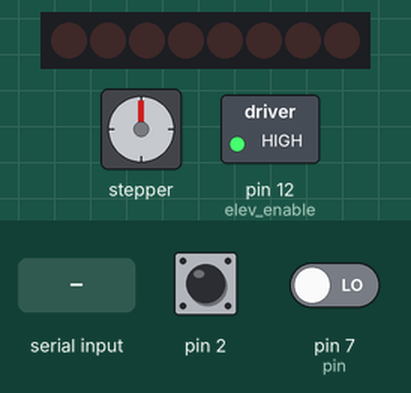
This sketch was run on a simulated Arduino Uno, built with avr-gcc and run on an emulated ATmega328P. Shown: 8 shift-register outputs drawn as a row of LEDs (first output left, lit = HIGH), stepper motor, switched loads named in the sketch (green lamp = pin HIGH). Wiring (inferred from the names in the program): shift register (74HC595): data pin 5; shift clock pin 4; latch pin 3. Wiring (inferred from the signals the program sends): row of LEDs: on Q0, Q1, Q2, Q3, Q4, Q5, Q6, Q7. The test bench sets the inputs (shaded band); at power-on: pin 2 HIGH, pin 7 (pin) LOW. Stepper angles assume 200 steps per turn; pins used as bus, display or sensor lines are not drawn; what the sketch prints to the serial monitor is not drawn.

Above: at 4.7 s.
4.8 s: "90,45\n" received over Serial
7.8 s: pin 2 pulled LOW for 0.15 s
At 16.15 s:
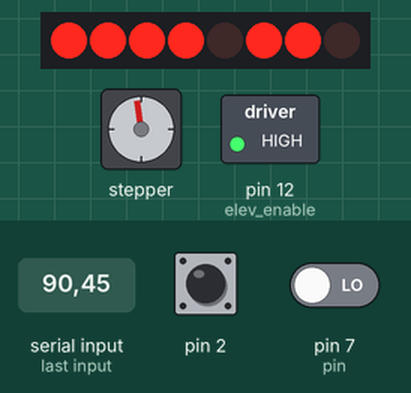
At 19.75 s:
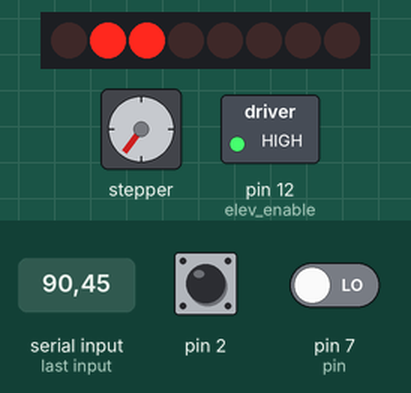
Timing chart, 0 to 26.2 s (numbered marks = the images above; inputs shaded):
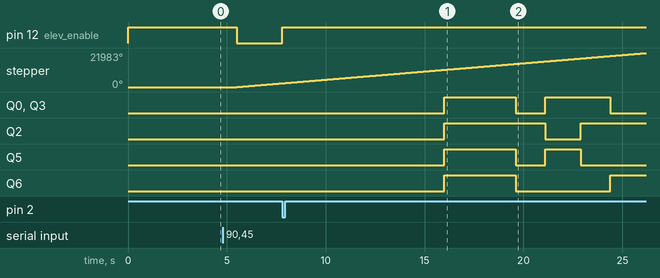

The sketch:

elevator.ino
```cpp
#include <Stepper.h>
#include <EEPROM.h>
#define STEPS 200
Stepper stepper(STEPS, 8, 9, 10, 11);
byte addr = 5;
byte last_dor;                                            // last floor
byte targeted_floor;                                      // floor targeted
byte targeted_floor_not_constrained;                      // floor right now
float st;                                                 // step right now
byte v;                                                   // value of the displayed floor through the trip
int lst_st, trgt_st;                                      // last step , targetd step
byte elev_enable = 12;                                    // relay for power to elevator
int latchPin = 3;                                         // store to register pin
int clockPin = 4;                                         //  clock
int dataPin = 5;                                          //Data
int a[7] = { 0xf6, 0x60, 0xd5, 0xf1, 0x63, 0xb3, 0xb7 };  // the codes for the shift register to display the floor in hex in the form of an array
int pin = 7;
unsigned long duration1, t;
float f;
void setup() {
  Serial.begin(115200);
  stepper.setSpeed(250);  // speed of the elevator
  pinMode(latchPin, OUTPUT);
  pinMode(clockPin, OUTPUT);
  pinMode(dataPin, OUTPUT);
  pinMode(pin, INPUT);
  lst_st = (EEPROM.read(addr)) * 1000;  // last state of the elevator
  //lst_st = 0;
  pinMode(elev_enable, OUTPUT);
  pinMode(2, INPUT_PULLUP);
  attachInterrupt(digitalPinToInterrupt(2), stop, FALLING);  // emergrncy stop cuts off current to the motor
  digitalWrite(elev_enable, HIGH);                           // at first no power to the motor
  digitalWrite(latchPin, LOW);
  shiftOut(dataPin, clockPin, LSBFIRST, a[EEPROM.read(addr)]);
  digitalWrite(latchPin, HIGH);
  delay(2500);
  Serial.println(lst_st);
  delay(1000);
  Serial.println("1111");
}

void loop() {
  while (Serial.available() == 0) {
    check();
  }  // while nothing is recived do nothing


  targeted_floor_not_constrained = Serial.read() - 48;  // input the targeted floor and minus 48 to get the real value not the asci
  targeted_floor = constrain(targeted_floor_not_constrained, 0, 6);
  trgt_st = 1000 * targeted_floor;  // each floor has 1000 steps so the targeted step will be the floor targeted*1000

  if (trgt_st > lst_st) {            // if the targeted step bigger than the last step so the elevator will go up
    digitalWrite(elev_enable, LOW);  // enable power to the motor
    st = lst_st;                     // right now step must be equal to the last step
    while (st != trgt_st) {          // keep going until the step right now equals the targeted step
      if ((trgt_st - st) < 350) {
        stepper.setSpeed(50);
      } else if ((trgt_st - st) > 350) {
        stepper.setSpeed(250);
      }
      stepper.step(st - lst_st + 1);                // go when step higher each time
      st = st + 1;                                  // increase the right now step
      lst_st = st;                                  // last step is now equal to the right now step
      v = st / 1000;                                //convert step to right now floor
      digitalWrite(latchPin, LOW);                  // store/latch pin on register is low to input data
      shiftOut(dataPin, clockPin, LSBFIRST, a[v]);  //display the floor right noe on the 7 segment display
      digitalWrite(latchPin, HIGH);
      // check();
      t = millis();
    }
    EEPROM.write(addr, (lst_st / 1000));
    Serial.println("1111");
    digitalWrite(elev_enable, HIGH);  // cut off power to the elevator
    while ((millis() - t) < 4000) {   // don't do anything except after 4 seconds passing
      check();
    }
    Serial.println("1111");
  }

  if (trgt_st < lst_st) {
    digitalWrite(elev_enable, LOW);
    st = lst_st;
    while (st != trgt_st) {
      if ((st - trgt_st) < 350) {
        stepper.setSpeed(50);
      } else if ((st - trgt_st) > 350) {
        stepper.setSpeed(250);
      }
      stepper.step(st - lst_st - 1);
      st = st - 1;
      lst_st = st;
      v = (st + 999) / 1000;
      digitalWrite(latchPin, LOW);
      shiftOut(dataPin, clockPin, LSBFIRST, a[v]);
      digitalWrite(latchPin, HIGH);
      //check();
      t = millis();
    }
    EEPROM.write(addr, (lst_st / 1000));
    Serial.println("1111");  // send code to inform python that the elevator arrived
    digitalWrite(elev_enable, HIGH);
    while ((millis() - t) < 4000) {
      check();
    }
    Serial.println("1111");
  }
}
void stop() {
  digitalWrite(elev_enable, HIGH);
}
void check() {
  duration1 = pulseIn(pin, HIGH);
  f = 1000000 / (duration1 * 2);  // measures the frequency of the pulse made by the 555 timer where each resistance R2 is connected to a switch
  if (f > 5 && f < 20) {          //100k
    Serial.println("0");
    delay(200);
  } else if (f > 36 && f < 50) {  //15.6k
    Serial.println("1");
    delay(200);
  } else if (f > 60 && f < 75) {  //10k
    Serial.println("2");
    delay(200);
  } else if (f > 85 && f < 100) {  //7.1k
    Serial.println("3");
    delay(200);
  } else if (f > 110 && f < 125) {  //5.6k
    Serial.println("4");
    delay(200);
  } else if (f > 160 && f < 180) {  //3.7k
    Serial.println("5");
    delay(200);
  } else if (f > 260 && f < 300) {  //2.2k
    Serial.println("6");
    delay(200);
  }
}
```

Measured:
- after the input at 4.8 s, pin 12 (elev_enable): HIGH → LOW after 0.70 s; stepper: keeps turning clockwise at about 1063°/s, starting after 0.70 s
- after the input at 7.8 s, pin 12 (elev_enable): LOW → HIGH at once
